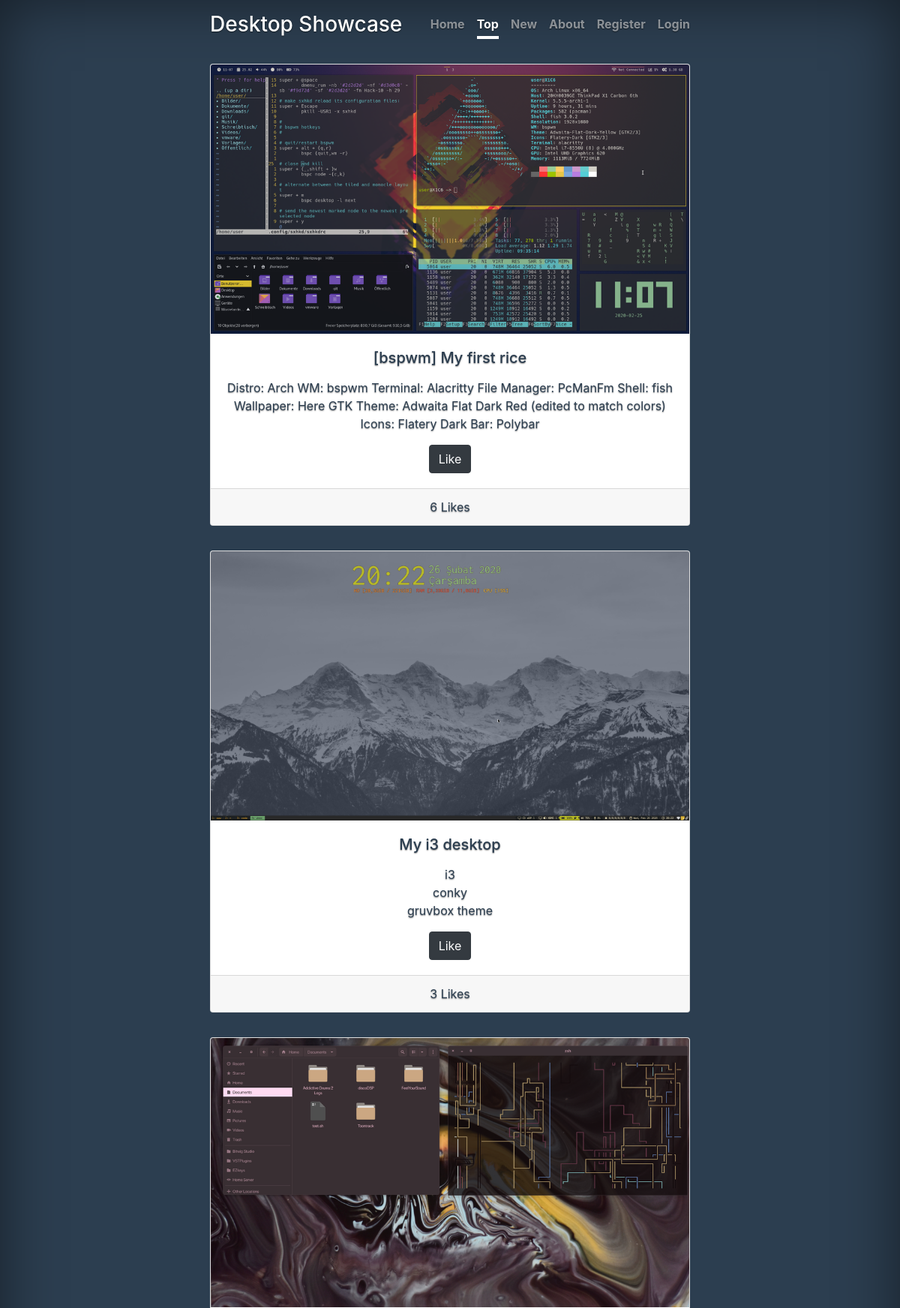
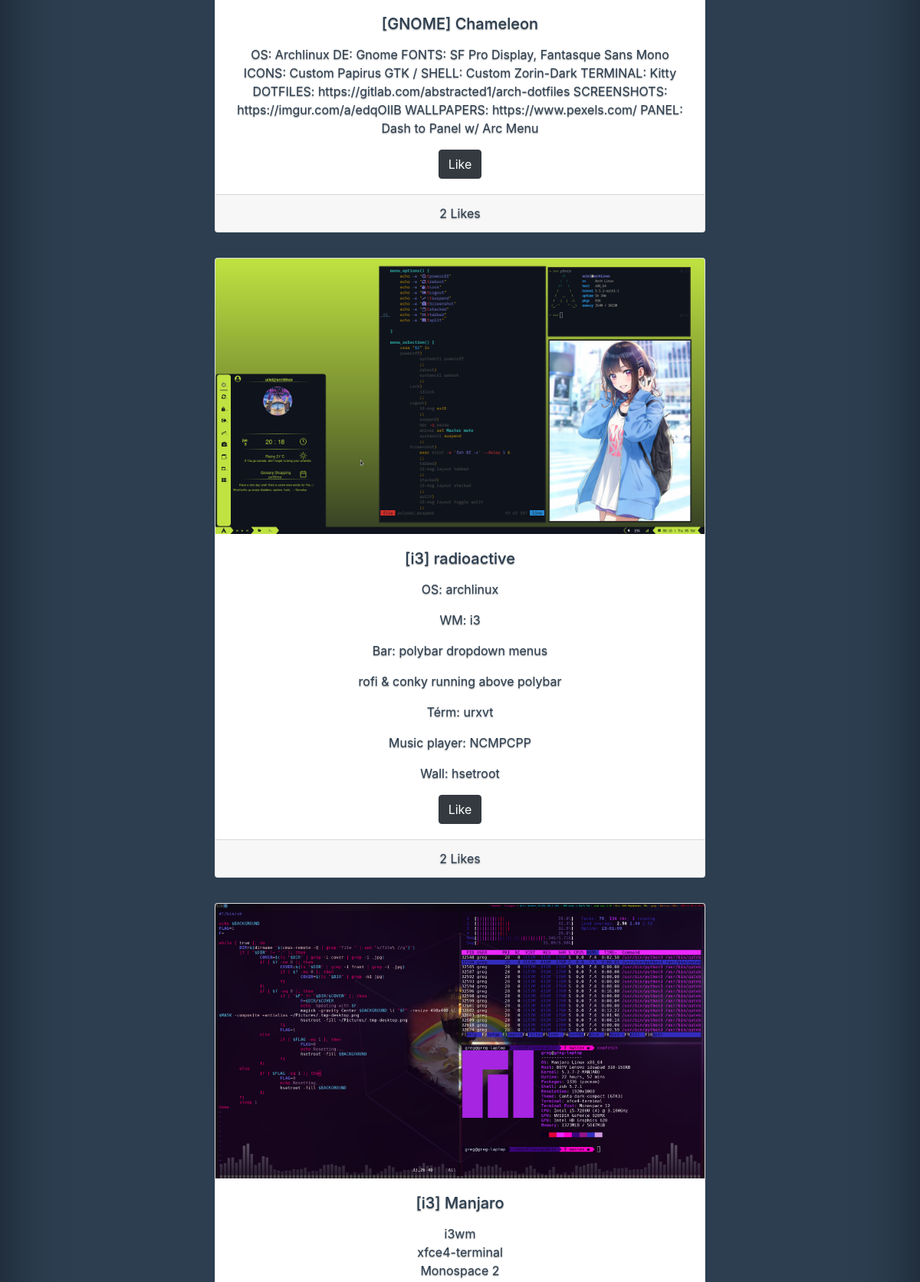
The page /top/ (upper part) on the database its author committed (2 pictures, top to bottom).
### myapp/models.py (models this page shows)
class Post(models.Model):
    title = models.CharField(max_length=255)
    content = models.CharField(max_length=1000)
    photo = models.ImageField()
    point = models.IntegerField(default=0)

### myapp/myviews/top_post_list.py (the view)
# urls.py: path('top/', TopPostList.as_view(), name='top'),
class TopPostList(PostList):
    def __init__(self):
        self.ordering_column = '-point'
        self.active_menu = 'active_top'
        self.page = 'top'

### myapp/myviews/login.py (called while the page is built)
    @classmethod
    def is_user_logged_on(cls, request, context):
        if 'user_id' not in request.session:
            context['not_logged_on'] = True
            return False
        return True

### myapp/myviews/post_list.py (called while the page is built)
    def get(self, request, page_number=1):
        context = self.get_context_data()
        paginator = Paginator(context['posts'], 5)
        posts_per_page = paginator.get_page(page_number)
        context['posts_per_page'] = posts_per_page
        context['current_url'] = resolve(request.path_info).url_name
        return render(request, self.template_name, context)

    def get_context_data(self, **kwargs):
        context = super().get_context_data(**kwargs)
        context[self.active_menu] = 'active'
        context['posts'] = Post.objects.all().order_by(self.ordering_column)
        if self.is_user_logged_on(context):
            user_id = self.request.session['user_id']
            context['liked_posts'] = self.posts_liked_by_user(user_id)
        return context

    def is_user_logged_on(self, context):
        return LoginView.is_user_logged_on(self.request, context)

### myapp/templates/myapp/posts.html (shortened to what this page needs)
{% extends "myapp/base.html" %}
{% block content %}
{% if posts %}
    {% for post in posts_per_page %}
        <div class="card" style="width: auto;color:#2c3e50;">
            <img src="http://{{ request.get_host }}/photos/{{ post.photo }}" class="card-img-top">
            <div class="card-body">
                <h5 class="card-title">{{ post.title }}</h5>
                <p class="card-text">{{ post.content|linebreaks }}</p>
                <form method="POST" action="#">
                    {% if post.id in liked_posts %}
                        <button type="submit" class="btn btn-primary" name="unlike" onmouseover="mouseOver(this)" onmouseout="mouseOut(this)">Liked &#10004</button>
                    {% else %}
                        <button type="submit" class="btn btn-dark" name="like">Like</button>
                    {% endif %}
                </form>
            </div>
            <div class="card-footer text-muted">
                <span style="color:#2c3e50">{{ post.point }} Likes</span>
            </div>
        </div>
    {% endfor %}
{% else %}
    <p>Kayit yok</p>
{% endif %}
{% endblock content %}

### myapp/static/cover2.css (style rules this page uses)
html, body { background-color: #2c3e50; }
body { display: -ms-flexbox; display: flex; color: #fff; text-shadow: 0 .05rem .1rem rgba(0, 0, 0, .5); box-shadow: inset 0 0 5rem rgba(0, 0, 0, .5); }

### rows shown on the page
Post: photo (picture), title "[bspwm] My first rice", content "Distro: Arch WM: bspwm Terminal: Alacritty File Manager: PcManFm Shell: fish Wallpaper: Here GTK Theme: Adwaita Flat Dark Red (edited to match colors) Icons: Flatery Dark Bar: Polybar", shows "Like", point "6"
Post: photo (picture), title "My i3 desktop", content "i3 conky gruvbox theme", shows "Like", point "3"
Post: photo (picture), title "[GNOME] Chameleon", content "OS: Archlinux DE: Gnome FONTS: SF Pro Display, Fantasque Sans Mono ICONS: Custom Papirus GTK / SHELL: Custom Zorin-Dark TERMINAL: Kitty DOTFILES: https://gitlab.com/abstracted1/arch-dotfiles SCREENSHOTS: https://imgur.com/a/edqOIIB WALLPAPERS: https://www.pexels.com/ PANEL: Dash to Panel w/ Arc Menu", shows "Like", point "2"
Post: photo (picture), title "[i3] radioactive", content "OS: archlinux WM: i3 Bar: polybar dropdown menus rofi & conky running above polybar Térm: urxvt Music player: NCMPCPP Wall: hsetroot", shows "Like", point "2"
Post: photo (picture), title "[i3] Manjaro", content "i3wm xfce4-terminal Monospace 2"
